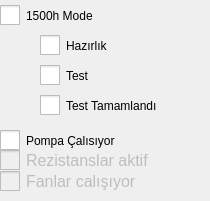
            <widget class="QWidget" name="page_5">
             <widget class="QCheckBox" name="cB_tte_0">
              <property name="geometry">
               <rect>
                <x>0</x>
                <y>0</y>
                <width>109</width>
                <height>31</height>
               </rect>
              </property>
              <property name="styleSheet">
               <string notr="true">
QCheckBox::indicator {
    width:20px;
    height: 20px;
}

  QCheckBox::indicator:checked
  {
image: url(:/images/img/qt3.PNG);
  }
  QCheckBox::indicator:unchecked
  {
image: url(:/images/img/qt4.PNG);
}
QCheckBox{
font: 12pt &quot;Gill Sans MT&quot;;
}
</string>
              </property>
              <property name="text">
               <string>1500h Mode</string>
              </property>
              <property name="checked">
               <bool>false</bool>
              </property>
             </widget>
             <widget class="QCheckBox" name="cB_tte_1">
              <property name="geometry">
               <rect>
                <x>40</x>
                <y>30</y>
                <width>111</width>
                <height>31</height>
               </rect>
              </property>
              <property name="styleSheet">
               <string notr="true">
QCheckBox::indicator {
    width:20px;
    height: 20px;
}

  QCheckBox::indicator:checked
  {
image: url(:/images/img/qt3.PNG);
  }
  QCheckBox::indicator:unchecked
  {
image: url(:/images/img/qt4.PNG);
}
QCheckBox{
font: 12pt &quot;Gill Sans MT&quot;;
}
</string>
              </property>
              <property name="text">
               <string>Hazırlık </string>
              </property>
              <property name="checked">
               <bool>false</bool>
              </property>
             </widget>
             <widget class="QCheckBox" name="cB_tte_2">
              <property name="geometry">
               <rect>
                <x>40</x>
                <y>60</y>
                <width>111</width>
                <height>31</height>
               </rect>
              </property>
              <property name="styleSheet">
               <string notr="true">
QCheckBox::indicator {
    width:20px;
    height: 20px;
}

  QCheckBox::indicator:checked
  {
image: url(:/images/img/qt3.PNG);
  }
  QCheckBox::indicator:unchecked
  {
image: url(:/images/img/qt4.PNG);
}
QCheckBox{
font: 12pt &quot;Gill Sans MT&quot;;
}
</string>
              </property>
              <property name="text">
               <string>Test </string>
              </property>
              <property name="checked">
               <bool>false</bool>
              </property>
             </widget>
             <widget class="QCheckBox" name="cB_tte_3">
              <property name="geometry">
               <rect>
                <x>40</x>
                <y>90</y>
                <width>161</width>
                <height>31</height>
               </rect>
              </property>
              <property name="styleSheet">
               <string notr="true">
QCheckBox::indicator {
    width:20px;
    height: 20px;
}

  QCheckBox::indicator:checked
  {
image: url(:/images/img/qt3.PNG);
  }
  QCheckBox::indicator:unchecked
  {
image: url(:/images/img/qt4.PNG);
}
QCheckBox{
font: 12pt &quot;Gill Sans MT&quot;;
}
</string>
              </property>
              <property name="text">
               <string>Test Tamamlandı</string>
              </property>
              <property name="checked">
               <bool>false</bool>
              </property>
             </widget>
             <widget class="QCheckBox" name="cB_tte_14">
              <property name="geometry">
               <rect>
                <x>0</x>
                <y>130</y>
                <width>171</width>
                <height>21</height>
               </rect>
              </property>
              <property name="styleSheet">
               <string notr="true">
QCheckBox::indicator {
    width:20px;
    height: 20px;
}

  QCheckBox::indicator:checked
  {
image: url(:/images/img/qt3.PNG);
  }
  QCheckBox::indicator:unchecked
  {
image: url(:/images/img/qt4.PNG);
}
QCheckBox{
font: 12pt &quot;Gill Sans MT&quot;;
}
</string>
              </property>
              <property name="text">
               <string>Pompa Çalısıyor</string>
              </property>
              <property name="checked">
               <bool>false</bool>
              </property>
             </widget>
             <widget class="QCheckBox" name="cB_tte_6">
              <property name="enabled">
               <bool>false</bool>
              </property>
              <property name="geometry">
               <rect>
                <x>0</x>
                <y>150</y>
                <width>171</width>
                <height>21</height>
               </rect>
              </property>
              <property name="styleSheet">
               <string notr="true">
QCheckBox::indicator {
    width:20px;
    height: 20px;
}


QCheckBox{
font: 12pt;
background: qradialgradient(cx: 0.3, cy: -0.6,
fx: 0.3, fy: -0.4,
radius: 1.35, stop: 0 rgb(210, 0, 0), stop: 1 rgb(100, 0, 0));

}
QCheckBox::disabled{
background: qradialgradient(cx: 0.3, cy: -0.6,
fx: 0.3, fy: -0.4,
radius: 1.35, stop: 0 rgb(210, 0, 0), stop: 1 rgb(100, 0, 0));
}
QCheckBox::enabled{
background: qradialgradient(cx: 0.3, cy: -0.6,
fx: 0.3, fy: -0.4,
radius: 1.35, stop: 0 rgb(0, 210, 0), stop: 1 rgb(0, 100, 0));
}

</string>
              </property>
              <property name="text">
               <string>Rezistanslar aktif</string>
              </property>
              <property name="checkable">
               <bool>false</bool>
              </property>
              <property name="checked">
               <bool>false</bool>
              </property>
             </widget>
             <widget class="QCheckBox" name="cB_tte_7">
              <property name="enabled">
               <bool>false</bool>
              </property>
              <property name="geometry">
               <rect>
                <x>0</x>
                <y>171</y>
                <width>171</width>
                <height>21</height>
               </rect>
              </property>
              <property name="styleSheet">
               <string notr="true">
QCheckBox::indicator {
    width:20px;
    height: 20px;
}

QCheckBox{
font: 12pt;
background: qradialgradient(cx: 0.3, cy: -0.6,
fx: 0.3, fy: -0.4,
radius: 1.35, stop: 0 rgb(210, 0, 0), stop: 1 rgb(100, 0, 0));

}
QCheckBox::disabled{
background: qradialgradient(cx: 0.3, cy: -0.6,
fx: 0.3, fy: -0.4,
radius: 1.35, stop: 0 rgb(210, 0, 0), stop: 1 rgb(100, 0, 0));
}
QCheckBox::enabled{
background: qradialgradient(cx: 0.3, cy: -0.6,
fx: 0.3, fy: -0.4,
radius: 1.35, stop: 0 rgb(0, 210, 0), stop: 1 rgb(0, 100, 0));
}
</string>
              </property>
              <property name="text">
               <string>Fanlar calışıyor</string>
              </property>
              <property name="checked">
               <bool>false</bool>
              </property>
             </widget>
            </widget>
